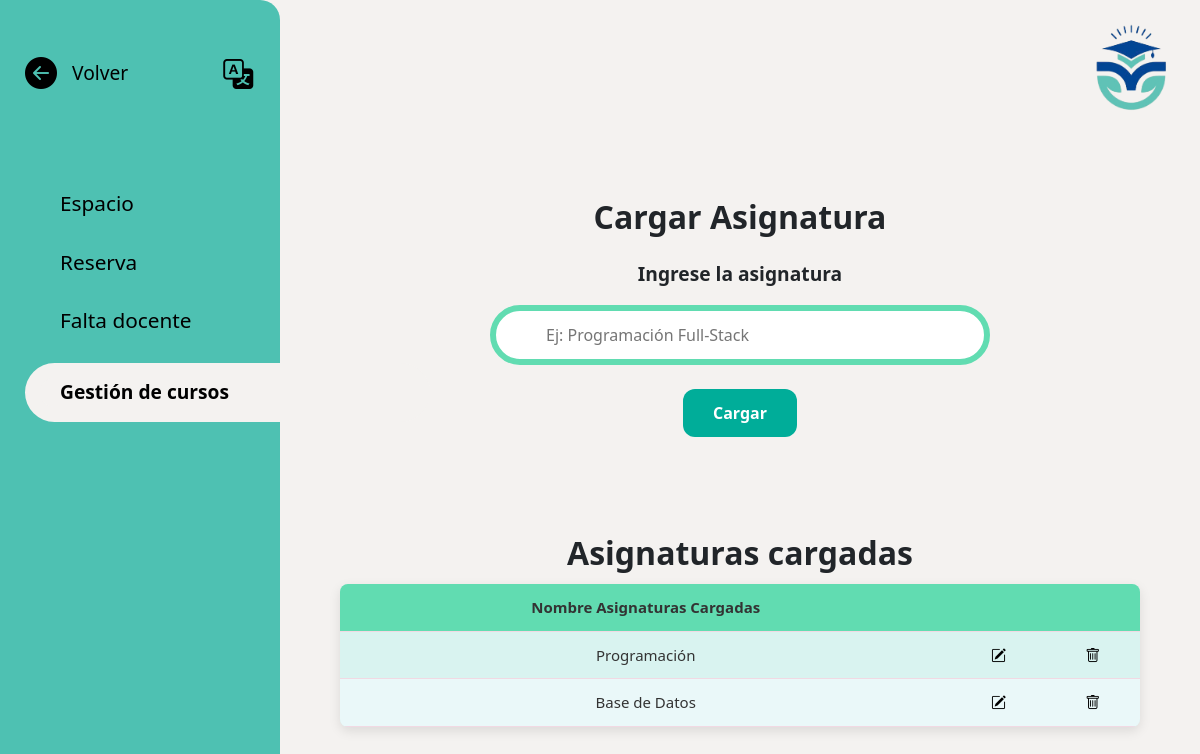
Page /users/adscripto/curso/materia/carga-materias.php on the committed database.
### tables this page shows
CREATE TABLE asignatura (
	id_asignatura INT PRIMARY KEY NOT NULL AUTO_INCREMENT,
	cantidad_horas_asignatura INT NOT NULL,
	nombre_asignatura VARCHAR(30) NOT NULL
);

### users/adscripto/curso/materia/carga-materias.php (the view, shortened to what this page needs)
<?php
$conn = conectar_bd();
$sql = "SELECT * FROM asignatura";
$query = mysqli_query($conn, $sql);
?>
<!DOCTYPE html>
<html lang="es">
<head>
    <link href="https://cdn.jsdelivr.net/npm/bootstrap@5.3.2/dist/css/bootstrap.min.css" rel="stylesheet"/>
    <link href="https://cdn.jsdelivr.net/npm/bootstrap-icons@1.10.5/font/bootstrap-icons.css" rel="stylesheet">
    <link rel="stylesheet" href="../../../../css/style.css">
</head>
<body>
  <div class="contenedor">
    <aside class="barra-lateral d-none d-md-flex">
      <div class="volverGeneral">
        <div class="volver">
          <a href="../adscripto-curso.php"><i class="bi bi-arrow-left-circle-fill icono-volver"></i></a>
          <a href="../adscripto-curso.php" data-i18n="goBack">Volver</a>
        </div>
        <i class="bi bi-translate traductor-menu"></i>
      </div>
      <a href="./../../espacio/adscripto-espacio.php" class="nav-opciones mb-2" data-i18n="facility">Espacio</a>
      <a href="./../../reserva/reserva-adscripto.php" class="nav-opciones mb-2" data-i18n="reservation">Reserva</a>
      <a href="./../../falta/falta-docente.php" class="nav-opciones mb-2" data-i18n="teacherAbsence">Falta docente</a>
      <a href="./../../curso/adscripto-curso.php" class="fw-semibold seleccionado mb-2">Gestión de cursos</a>
    </aside>
    <main class="principal">
      <img src="./../../../../../img/logo.png" alt="Logo" class="logo">
      <h2 id="asignatura-carga">Cargar Asignatura</h2>
      <p>Ingrese la asignatura</p>
      <div class="busqueda">
        <form action="./cargar-materias-accion.php" method="POST">
           <div class="form-group">
           <input type="text" class="diseno-busqueda diseno-busqueda2" id="insertar-materia" name="insertar-materia" placeholder="Ej: Programación Full-Stack" required>
          </div>
          <br>
        <button type="submit" class="btn btn-primary">Cargar</button>
         </form>
      </div>
      <h2 id="asignatura-carga2">Asignaturas cargadas</h2>
      <table class="tabla-reserva">
        <thead>
            <tr>
                <th scope="col">Nombre Asignaturas Cargadas</th>
                <th></th>
                <th></th>
            </tr>
        </thead>
        <tbody>
             <?php while($row = mysqli_fetch_array($query)): ?>
            <tr>
                <td><?= $row['nombre_asignatura'] ?></td>
                <td>
                  <a data-bs-toggle="modal" data-bs-target="#update_modal<?= $row['id_asignatura'] ?>"><i class="bi bi-pencil-square"></i></a>
                </td>
                <td>
                  <a href="./delete_materia.php?id_asignatura=<?= $row['id_asignatura'] ?>"><i class="bi bi-trash"></i></a>
                </td>
            </tr>
             </main>
            <div class="modal fade" id="update_modal<?= $row['id_asignatura'] ?>" tabindex="-1">
              <div class="modal-dialog">
                <div class="modal-content">
                <?php endwhile; ?>
                </div>
             </div>
            </div>
      </div>
  </div>
</body>
</html>

### css/style.css (style rules this page uses)
:root { --color-fondo: #f4f2f0; --color-barra-lateral: #4ec1b2; --color-estudiante: #6a98e3; --color-adscripto: #61dcb1; --color-docente: #F4B97D; --color-secretaria: #DEA5C4; --color-letras-general: #333; }
body { font-family: 'Segoe UI', sans-serif; background-color: var(--color-fondo); padding: 0px; margin: 0px; }
a { text-decoration: none; }
.contenedor { display: grid; grid-template-columns: 280px 1fr; min-height: 100vh; }
.barra-lateral { background-color: var(--color-barra-lateral); border-top-right-radius: 20px; border-bottom-right-radius: 20px; padding: 30px 66px 30px 25px; color: black; display: flex; flex-direction: column; gap: 1.2rem; }
.principal { display: flex; flex-direction: column; align-items: center; justify-content: center; text-align: center; padding: 2rem; }
.volverGeneral { display: flex; align-items: baseline; justify-content: space-between; gap: 10px; font-size: 1.2rem; color: black; text-decoration: none; margin-bottom: 40px; font-weight: 500; }
.volver { display: flex; align-items: center; justify-content: space-around; gap: 15px; margin-bottom: 2rem; }
.icono-volver { font-size: 2rem; }
.volver a { color: black; }
.nav-opciones { display: flex; font-size: 1.3rem; color: black; border: none; background-color: transparent; text-align: left; padding: 0 35px; }
.seleccionado { display: flex; font-size: 1.2rem; border-style: solid; border-color: var(--color-fondo); border-width: 15px 350px 15px 15px; border-radius: 40px 40px 40px 40px; background-color: var(--color-fondo); color: black; padding: 0 20px; }
.seleccionado, .nav-opciones { white-space: nowrap; }
.logo { position: absolute; top: 20px; right: 20px; width: 100px; display: block; }
.traductor-menu { margin: 5px; font-size: 30px; cursor: pointer; padding-left: 5rem; padding-top: 1rem; }
.principal h2 { font-weight: 600; position: relative; top: 1rem; }
.principal p { display: flex; justify-content: center; font-size: 1.2rem; font-weight: 550; margin-top: 2rem; }
.busqueda { width: 100%; max-width: 500px; position: relative; }
.diseno-busqueda { border: 6px solid #2c5aa0; border-radius: 50px; padding: 12px 20px 12px 50px; width: 100%; font-size: 1rem; }
.diseno-busqueda2 { border: 6px solid var(--color-adscripto) }
.bi-pencil-square { cursor: pointer; }
.tabla-reserva { width: 100%; max-width: 800px; border-collapse: collapse; background-color: #d9f3f0; border-radius: 8px; overflow: hidden; }
.tabla-reserva th, .tabla-reserva td { padding: 12px; text-align: center; }
.tabla-reserva th { background-color: var(--color-adscripto); }
.tabla-reserva tbody tr:nth-child(even) { background-color: #eaf8f9; }
table { width: 80%; margin: 20px auto; background: #fffafc; color: var(--color-letras-general); overflow: hidden; box-shadow: 0 4px 12px rgba(0,0,0,0.1); font-size: 15px; }
table th, table td { padding: 12px 15px; text-align: center; border-bottom: 1px solid #f1d9e3; }
table th { background: var(--color-estudiante); color: var(--color-letras-general); font-weight: bold; }
table tr:nth-child(even) { background: #e2e8e6; }
#asignatura-carga { margin-top: 15%; }
#asignatura-carga2 { margin-top: 9.5%; }
.btn { color: black; background-color: transparent; border: none; }
.bi.bi-pencil-square::before { color: black; background-color: transparent; border: none; }
.bi.bi-trash::before { color: black; }
.btn { cursor: pointer; }
.modal-content { border: none; border-radius: 20px; box-shadow: 0 8px 25px rgba(0, 0, 0, 0.1); background-color: #f4f2f0; }
.btn { border-radius: 10px; padding: 8px 20px; font-weight: 600; transition: all 0.2s ease; }
.btn-primary { background-color: #00ad99; color: #fff; border: none; border-radius: 12px; padding: 12px 30px; font-size: 1rem; font-weight: 600; cursor: pointer; transition: all 0.3s ease; }

### rows in the picture
asignatura: nombre_asignatura "Programación"
asignatura: nombre_asignatura "Base de Datos"
